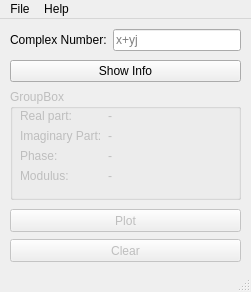
<?xml version="1.0" encoding="UTF-8"?>
<ui version="4.0">
 <class>MainWindow</class>
 <widget class="QMainWindow" name="MainWindow">
  <property name="geometry">
   <rect>
    <x>0</x>
    <y>0</y>
    <width>251</width>
    <height>292</height>
   </rect>
  </property>
  <property name="windowTitle">
   <string>MainWindow</string>
  </property>
  <widget class="QWidget" name="centralwidget">
   <widget class="QGroupBox" name="groupBox">
    <property name="enabled">
     <bool>false</bool>
    </property>
    <property name="geometry">
     <rect>
      <x>10</x>
      <y>70</y>
      <width>231</width>
      <height>111</height>
     </rect>
    </property>
    <property name="title">
     <string>GroupBox</string>
    </property>
    <widget class="QWidget" name="">
     <property name="geometry">
      <rect>
       <x>10</x>
       <y>20</y>
       <width>211</width>
       <height>81</height>
      </rect>
     </property>
     <layout class="QFormLayout" name="formLayout_2">
      <item row="0" column="0">
       <layout class="QGridLayout" name="gridLayout_3">
        <item row="0" column="0">
         <widget class="QLabel" name="label_RZ">
          <property name="text">
           <string>Real part:</string>
          </property>
         </widget>
        </item>
        <item row="1" column="0">
         <widget class="QLabel" name="label_IZ">
          <property name="text">
           <string>Imaginary Part:</string>
          </property>
         </widget>
        </item>
        <item row="2" column="0">
         <widget class="QLabel" name="label_PZ">
          <property name="text">
           <string>Phase:</string>
          </property>
         </widget>
        </item>
        <item row="3" column="0">
         <widget class="QLabel" name="label_MZ">
          <property name="text">
           <string>Modulus:</string>
          </property>
         </widget>
        </item>
       </layout>
      </item>
      <item row="0" column="1">
       <layout class="QGridLayout" name="gridLayout_2">
        <item row="0" column="0">
         <widget class="QLabel" name="label_NRZ">
          <property name="text">
           <string>-</string>
          </property>
         </widget>
        </item>
        <item row="1" column="0">
         <widget class="QLabel" name="label_NIZ">
          <property name="text">
           <string>-</string>
          </property>
         </widget>
        </item>
        <item row="2" column="0">
         <widget class="QLabel" name="label_NPZ">
          <property name="text">
           <string>-</string>
          </property>
         </widget>
        </item>
        <item row="3" column="0">
         <widget class="QLabel" name="label_NMZ">
          <property name="text">
           <string>-</string>
          </property>
         </widget>
        </item>
       </layout>
      </item>
     </layout>
    </widget>
   </widget>
   <widget class="QPushButton" name="pb_plot">
    <property name="enabled">
     <bool>false</bool>
    </property>
    <property name="geometry">
     <rect>
      <x>10</x>
      <y>190</y>
      <width>231</width>
      <height>23</height>
     </rect>
    </property>
    <property name="text">
     <string>Plot</string>
    </property>
   </widget>
   <widget class="QPushButton" name="pb_Clear">
    <property name="enabled">
     <bool>false</bool>
    </property>
    <property name="geometry">
     <rect>
      <x>10</x>
      <y>220</y>
      <width>231</width>
      <height>23</height>
     </rect>
    </property>
    <property name="text">
     <string>Clear</string>
    </property>
   </widget>
   <widget class="QWidget" name="">
    <property name="geometry">
     <rect>
      <x>10</x>
      <y>10</y>
      <width>231</width>
      <height>53</height>
     </rect>
    </property>
    <layout class="QGridLayout" name="gridLayout">
     <item row="0" column="0">
      <layout class="QFormLayout" name="formLayout">
       <item row="0" column="0">
        <widget class="QLabel" name="label_Z">
         <property name="text">
          <string>Complex Number:</string>
         </property>
        </widget>
       </item>
       <item row="0" column="1">
        <widget class="QLineEdit" name="le_Z">
         <property name="placeholderText">
          <string>x+yj</string>
         </property>
        </widget>
       </item>
      </layout>
     </item>
     <item row="1" column="0">
      <widget class="QPushButton" name="pb_show">
       <property name="text">
        <string>Show Info</string>
       </property>
      </widget>
     </item>
    </layout>
   </widget>
  </widget>
  <widget class="QMenuBar" name="menubar">
   <property name="geometry">
    <rect>
     <x>0</x>
     <y>0</y>
     <width>251</width>
     <height>21</height>
    </rect>
   </property>
   <widget class="QMenu" name="menuFile">
    <property name="title">
     <string>File</string>
    </property>
    <addaction name="actionSave_plot"/>
    <addaction name="actionSave_plot_2"/>
    <addaction name="actionExit"/>
   </widget>
   <widget class="QMenu" name="menuHelp">
    <property name="title">
     <string>Help</string>
    </property>
    <addaction name="actionHelp"/>
    <addaction name="actionAbout"/>
   </widget>
   <addaction name="menuFile"/>
   <addaction name="menuHelp"/>
  </widget>
  <widget class="QStatusBar" name="statusbar"/>
  <action name="actionSave_plot">
   <property name="text">
    <string>Save</string>
   </property>
  </action>
  <action name="actionSave_plot_2">
   <property name="text">
    <string>Save plot</string>
   </property>
  </action>
  <action name="actionExit">
   <property name="text">
    <string>Exit</string>
   </property>
  </action>
  <action name="actionHelp">
   <property name="text">
    <string>Help</string>
   </property>
  </action>
  <action name="actionAbout">
   <property name="text">
    <string>About</string>
   </property>
  </action>
 </widget>
 <resources/>
 <connections/>
</ui>
